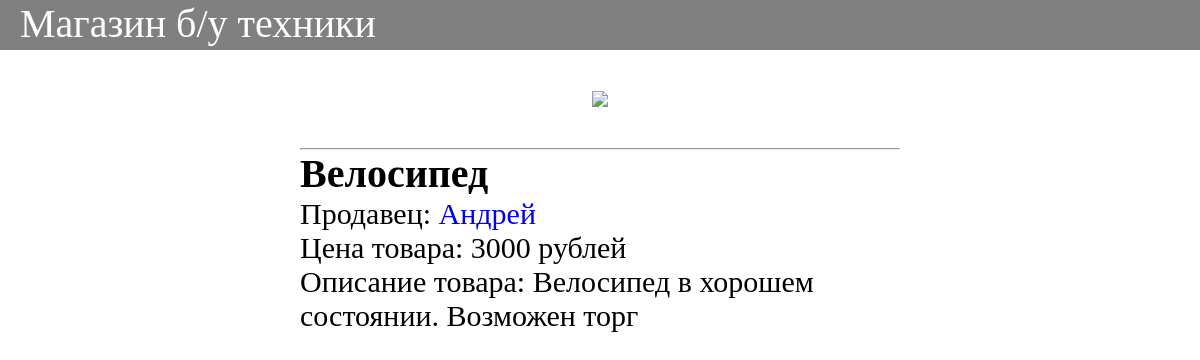
The page /merchandises/1/ on the database its author committed.
### merchandises/models.py (models this page shows, shortened)
class Merchandise(models.Model):
    image = models.CharField(max_length=500)
    price = models.IntegerField()
    text = models.TextField(max_length=700)
    title = models.CharField(max_length=40)
    seller = models.ForeignKey(
        to='sellers.Seller',
        related_name='merchandises',
        on_delete=models.CASCADE,
    )

### sellers/models.py (models this page shows)
class Seller(models.Model):
    name = models.CharField(max_length=20)
    def __str__(self):
        return self.name

### merchandises/views.py (the view)
# urls.py: path('merchandises/<int:merchandise_id>/', views.show_merchandise_detail),
def show_merchandise_detail(request, merchandise_id):
    merchandise = Merchandise.objects.get(id=merchandise_id)
    result = render_to_string('merchandise.html',{
        'merchandise': merchandise,
    })
    return HttpResponse(result)

### templates/merchandise.html (shortened to what this page needs)
<!DOCTYPE html>
<html lang="en">
<head>
</head>
<body>
    <div id="shapka"><a href="/" id="c">Магазин б/у техники</a></div>
    <div class="conteiner">
        <p id="a"><img src="{{ merchandise.image }}" class="img"></p><br><hr>
        <p id="d"><b>{{ merchandise.title }}</b></p>
        <p>Продавец: <a href="/sellers/{{ merchandise.seller.id }}">{{ merchandise.seller }}</a></p>
        <p>Цена товара: {{ merchandise.price }} рублей</p>
        <p>Описание товара: {{ merchandise.text }}</p>
    </div>
</body>
</html>

### templates/merchandise.html (style rules this page uses)
* { margin: 0; padding: 0; }
#shapka { width: 100%; height: 50px; background-color: grey; color: white; font-size: 40px; padding-left: 20px; }
.conteiner { width: 50%; box-sizing: border-box; margin-left: 25%; margin-top: 30px; }
.img { height: 400px; }
#a { text-align: center; }
body { font-size: 30px; }
a { text-decoration: none; }
#c { color: white; text-decoration: none; }
#d { font-size: 40px; }

### rows shown on the page
Merchandise: title "Велосипед", seller "Андрей", price "3000", text "Велосипед в хорошем состоянии. Возможен торг"
